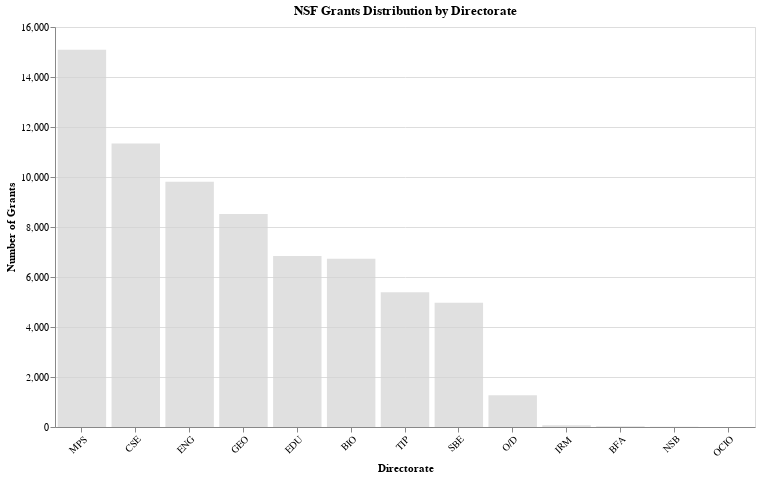

The cell this chart's notebook holds for it:
### Code cell
# Create year dropdown selector
year_options = ['All years', '2020', '2021', '2022', '2023', '2024', '2025']

year_dropdown = alt.binding_select(
    options=year_options,
    name='Year: '
)
year_selection = alt.param(
    name='selected_year',
    value='All years',
    bind=year_dropdown
)

# Create metric selector (radio buttons)
metric_radio = alt.binding_radio(
    options=['num_grants', 'terminated_grants'],
    labels=['Total Grants', 'Terminated Grants'],
    name='Metric: '
)
metric_selection = alt.param(
    name='selected_metric',
    value='num_grants',
    bind=metric_radio
)

# Create hover selection for highlighting
hover = alt.selection_point(
    on='mouseover',
    fields=['directorate'],
    empty=False
)

# Create the bar chart
bar_chart = alt.Chart(directorate_combined).mark_bar().encode(
    x=alt.X(
        'directorate:N',
        sort='-y',
        title='Directorate',
        axis=alt.Axis(labelAngle=-45)
    ),
    y=alt.Y(
        'value:Q',
        title='Number of Grants'
    ),
    color=alt.condition(
        hover,
        alt.Color('directorate:N', legend=None, scale=alt.Scale(scheme='category20')),
        alt.value('lightgray')
    ),
    opacity=alt.condition(
        hover,
        alt.value(1.0),
        alt.value(0.7)
    ),
    tooltip=[
        alt.Tooltip('directorate:N', title='Directorate'),
        alt.Tooltip('year:N', title='Year'),
        alt.Tooltip('num_grants:Q', title='Total Grants', format=','),
        alt.Tooltip('terminated_grants:Q', title='Terminated Grants', format=',')
    ]
).transform_filter(
    alt.datum.year == year_selection
).transform_fold(
    ['num_grants', 'terminated_grants'],
    as_=['metric', 'value']
).transform_filter(
    alt.datum.metric == metric_selection
).properties(
    width=700,
    height=400,
    title='NSF Grants Distribution by Directorate'
).add_params(
    year_selection,
    metric_selection,
    hover
)

bar_chart

### Figure 1 — Vega-Lite specification as saved in the notebook (floating-point values rounded to 4 significant figures)
{"config": {"view": {"continuousWidth": 300, "continuousHeight": 300}}, "data": {"name": "data-c0b7de7dd1a17317ac0a96acd63741a9"}, "mark": {"type": "bar"}, "encoding": {"color": {"condition": {"param": "param_20", "empty": false, "field": "directorate", "legend": null, "scale": {"scheme": "category20"}, "type": "nominal"}, "value": "lightgray"}, "opacity": {"condition": {"param": "param_20", "value": 1.0, "empty": false}, "value": 0.7}, "tooltip": [{"field": "directorate", "title": "Directorate", "type": "nominal"}, {"field": "year", "title": "Year", "type": "nominal"}, {"field": "num_grants", "format": ",", "title": "Total Grants", "type": "quantitative"}, {"field": "terminated_grants", "format": ",", "title": "Terminated Grants", "type": "quantitative"}], "x": {"axis": {"labelAngle": -45}, "field": "directorate", "sort": "-y", "title": "Directorate", "type": "nominal"}, "y": {"field": "value", "title": "Number of Grants", "type": "quantitative"}}, "height": 400, "params": [{"name": "selected_year", "bind": {"input": "select", "options": ["All years", "2020", "2021", "2022", "2023", "2024", "2025"], "name": "Year: "}, "value": "All years"}, {"name": "selected_metric", "bind": {"input": "radio", "options": ["num_grants", "terminated_grants"], "labels": ["Total Grants", "Terminated Grants"], "name": "Metric: "}, "value": "num_grants"}, {"name": "param_20", "select": {"type": "point", "fields": ["directorate"], "on": "mouseover"}}], "title": "NSF Grants Distribution by Directorate", "transform": [{"filter": "(datum.year === selected_year)"}, {"fold": ["num_grants", "terminated_grants"], "as": ["metric", "value"]}, {"filter": "(datum.metric === selected_metric)"}], "width": 700, "$schema": "https://vega.github.io/schema/vega-lite/v5.20.1.json", "datasets": {"data-c0b7de7dd1a17317ac0a96acd63741a9": [{"directorate": "BFA", "year": "2020", "num_grants": 10, "terminated_grants": 0}, {"directorate": "BFA", "year": "2021", "num_grants": 11, "terminated_grants": 0}, {"directorate": "BFA", "year": "2022", "num_grants": 13, "terminated_grants": 0}, {"directorate": "BIO", "year": "2020", "num_grants": 1420, "terminated_grants": 0}, {"directorate": "BIO", "year": "2021", "num_grants": 1226, "terminated_grants": 9}, {"directorate": "BIO", "year": "2022", "num_grants": 1186, "terminated_grants": 15}, {"directorate": "BIO", "year": "2023", "num_grants": 1088, "terminated_grants": 22}, {"directorate": "BIO", "year": "2024", "num_grants": 1021, "terminated_grants": 27}, {"directorate": "BIO", "year": "2025", "num_grants": 785, "terminated_grants": 1}, {"directorate": "CSE", "year": "2020", "num_grants": 2148, "terminated_grants": 0}, {"directorate": "CSE", "year": "2021", "num_grants": 1882, "terminated_grants": 21}, {"directorate": "CSE", "year": "2022", "num_grants": 1975, "terminated_grants": 33}, {"directorate": "CSE", "year": "2023", "num_grants": 2050, "terminated_grants": 41}, {"directorate": "CSE", "year": "2024", "num_grants": 1814, "terminated_grants": 19}, {"directorate": "CSE", "year": "2025", "num_grants": 1474, "terminated_grants": 2}, {"directorate": "EDU", "year": "2020", "num_grants": 1190, "terminated_grants": 47}, {"directorate": "EDU", "year": "2021", "num_grants": 1159, "terminated_grants": 128}, {"directorate": "EDU", "year": "2022", "num_grants": 1267, "terminated_grants": 161}, {"directorate": "EDU", "year": "2023", "num_grants": 1153, "terminated_grants": 212}, {"directorate": "EDU", "year": "2024", "num_grants": 1284, "terminated_grants": 180}, {"directorate": "EDU", "year": "2025", "num_grants": 783, "terminated_grants": 13}, {"directorate": "ENG", "year": "2020", "num_grants": 1761, "terminated_grants": 2}, {"directorate": "ENG", "year": "2021", "num_grants": 1575, "terminated_grants": 8}, {"directorate": "ENG", "year": "2022", "num_grants": 1679, "terminated_grants": 28}, {"directorate": "ENG", "year": "2023", "num_grants": 1692, "terminated_grants": 32}, {"directorate": "ENG", "year": "2024", "num_grants": 1645, "terminated_grants": 40}, {"directorate": "ENG", "year": "2025", "num_grants": 1462, "terminated_grants": 3}, {"directorate": "GEO", "year": "2020", "num_grants": 1635, "terminated_grants": 2}, {"directorate": "GEO", "year": "2021", "num_grants": 1753, "terminated_grants": 11}, {"directorate": "GEO", "year": "2022", "num_grants": 1427, "terminated_grants": 31}, {"directorate": "GEO", "year": "2023", "num_grants": 1377, "terminated_grants": 14}, {"directorate": "GEO", "year": "2024", "num_grants": 1321, "terminated_grants": 33}, {"directorate": "GEO", "year": "2025", "num_grants": 1009, "terminated_grants": 1}, {"directorate": "IRM", "year": "2020", "num_grants": 15, "terminated_grants": 0}, {"directorate": "IRM", "year": "2021", "num_grants": 26, "terminated_grants": 0}, {"directorate": "IRM", "year": "2022", "num_grants": 25, "terminated_grants": 0}, {"directorate": "MPS", "year": "2020", "num_grants": 2695, "terminated_grants": 8}, {"directorate": "MPS", "year": "2021", "num_grants": 2553, "terminated_grants": 9}, {"directorate": "MPS", "year": "2022", "num_grants": 2534, "terminated_grants": 18}, {"directorate": "MPS", "year": "2023", "num_grants": 2651, "terminated_grants": 26}, {"directorate": "MPS", "year": "2024", "num_grants": 2486, "terminated_grants": 39}, {"directorate": "MPS", "year": "2025", "num_grants": 2171, "terminated_grants": 7}, {"directorate": "NSB", "year": "2020", "num_grants": 4, "terminated_grants": 0}, {"directorate": "NSB", "year": "2021", "num_grants": 2, "terminated_grants": 0}, {"directorate": "NSB", "year": "2022", "num_grants": 7, "terminated_grants": 0}, {"directorate": "NSB", "year": "2023", "num_grants": 2, "terminated_grants": 0}, {"directorate": "O/D", "year": "2020", "num_grants": 175, "terminated_grants": 0}, {"directorate": "O/D", "year": "2021", "num_grants": 159, "terminated_grants": 0}, {"directorate": "O/D", "year": "2022", "num_grants": 165, "terminated_grants": 3}, {"directorate": "O/D", "year": "2023", "num_grants": 219, "terminated_grants": 1}, {"directorate": "O/D", "year": "2024", "num_grants": 332, "terminated_grants": 4}, {"directorate": "O/D", "year": "2025", "num_grants": 224, "terminated_grants": 0}, {"directorate": "OCIO", "year": "2021", "num_grants": 1, "terminated_grants": 0}, {"directorate": "OCIO", "year": "2022", "num_grants": 1, "terminated_grants": 0}, {"directorate": "SBE", "year": "2020", "num_grants": 1130, "terminated_grants": 1}, {"directorate": "SBE", "year": "2021", "num_grants": 949, "terminated_grants": 66}, {"directorate": "SBE", "year": "2022", "num_grants": 808, "terminated_grants": 67}, {"directorate": "SBE", "year": "2023", "num_grants": 801, "terminated_grants": 67}, {"directorate": "SBE", "year": "2024", "num_grants": 769, "terminated_grants": 91}, {"directorate": "SBE", "year": "2025", "num_grants": 510, "terminated_grants": 3}, {"directorate": "TIP", "year": "2020", "num_grants": 858, "terminated_grants": 0}, {"directorate": "TIP", "year": "2021", "num_grants": 869, "terminated_grants": 1}, {"directorate": "TIP", "year": "2022", "num_grants": 825, "terminated_grants": 4}, {"directorate": "TIP", "year": "2023", "num_grants": 989, "terminated_grants": 16}, {"directorate": "TIP", "year": "2024", "num_grants": 1015, "terminated_grants": 28}, {"directorate": "TIP", "year": "2025", "num_grants": 831, "terminated_grants": 1}, {"directorate": "BFA", "year": "All years", "num_grants": 34, "terminated_grants": 0}, {"directorate": "BIO", "year": "All years", "num_grants": 6726, "terminated_grants": 74}, {"directorate": "CSE", "year": "All years", "num_grants": 11343, "terminated_grants": 116}, {"directorate": "EDU", "year": "All years", "num_grants": 6836, "terminated_grants": 741}, {"directorate": "ENG", "year": "All years", "num_grants": 9814, "terminated_grants": 113}, {"directorate": "GEO", "year": "All years", "num_grants": 8522, "terminated_grants": 92}, {"directorate": "IRM", "year": "All years", "num_grants": 66, "terminated_grants": 0}, {"directorate": "MPS", "year": "All years", "num_grants": 15090, "terminated_grants": 107}, {"directorate": "NSB", "year": "All years", "num_grants": 15, "terminated_grants": 0}, {"directorate": "O/D", "year": "All years", "num_grants": 1274, "terminated_grants": 8}, {"directorate": "OCIO", "year": "All years", "num_grants": 2, "terminated_grants": 0}, {"directorate": "SBE", "year": "All years", "num_grants": 4967, "terminated_grants": 295}, {"directorate": "TIP", "year": "All years", "num_grants": 5387, "terminated_grants": 50}]}}
